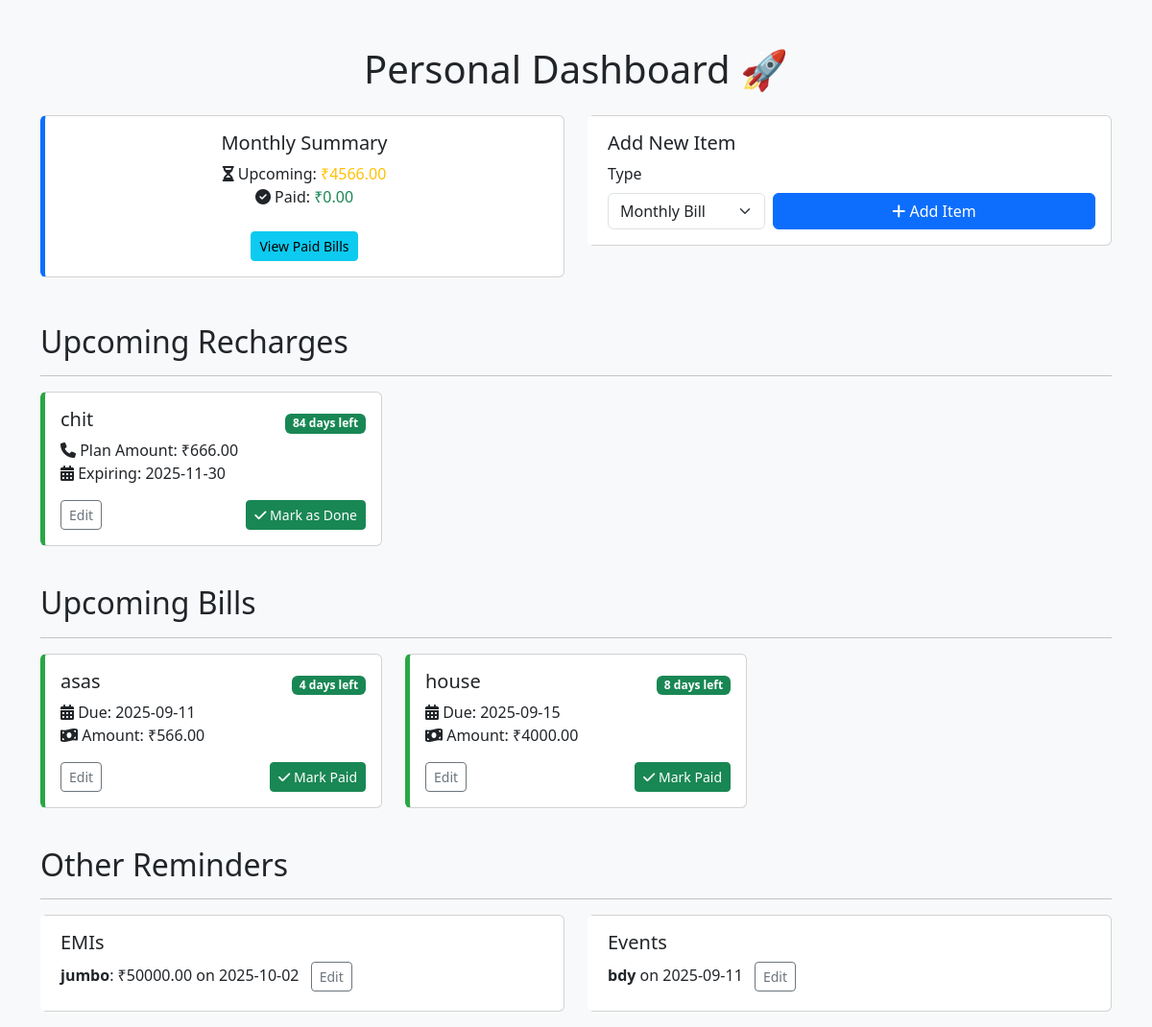
The page / on the database its author committed.
### tables this page shows
CREATE TABLE recharges (
            id INTEGER PRIMARY KEY,
            contact_name TEXT NOT NULL,
            recharge_date TEXT NOT NULL,
            valid_days INTEGER NOT NULL,
            plan_amount REAL NOT NULL
        );

CREATE TABLE custom_bills (
            id INTEGER PRIMARY KEY,
            bill_name TEXT NOT NULL,
            bill_type TEXT NOT NULL,
            due_date TEXT NOT NULL,
            amount REAL NOT NULL,
            is_paid INTEGER DEFAULT 0
        );

CREATE TABLE monthly_bills (
            id INTEGER PRIMARY KEY,
            bill_name TEXT NOT NULL,
            amount REAL NOT NULL,
            due_date TEXT NOT NULL,
            is_paid INTEGER DEFAULT 0
        );

CREATE TABLE emis (
            id INTEGER PRIMARY KEY,
            emi_name TEXT NOT NULL,
            due_date TEXT NOT NULL,
            amount REAL NOT NULL
        );

CREATE TABLE events (
            id INTEGER PRIMARY KEY,
            event_name TEXT NOT NULL,
            event_date TEXT NOT NULL,
            notes TEXT
        );

### app.py (the view)
@app.route('/')
def dashboard():
    conn = get_db_connection()
    today = datetime.date.today()
    monthly_bills = conn.execute('SELECT * FROM monthly_bills WHERE is_paid = 0 ORDER BY due_date ASC').fetchall()
    custom_bills = conn.execute('SELECT * FROM custom_bills WHERE is_paid = 0 ORDER BY due_date ASC').fetchall()
    upcoming_bills = []
    for bill in monthly_bills:
        due_date = datetime.datetime.strptime(bill['due_date'], '%Y-%m-%d').date()
        remaining_days = (due_date - today).days
        upcoming_bills.append({
            'id': bill['id'],
            'bill_name': bill['bill_name'],
            'amount': bill['amount'],
            'due_date': bill['due_date'],
            'remaining_days': remaining_days,
            'type': 'monthly'
        })
    for bill in custom_bills:
        due_date = datetime.datetime.strptime(bill['due_date'], '%Y-%m-%d').date()
        remaining_days = (due_date - today).days
        upcoming_bills.append({
            'id': bill['id'],
            'bill_name': bill['bill_name'],
            'amount': bill['amount'],
            'due_date': bill['due_date'],
            'remaining_days': remaining_days,
            'type': 'custom'
        })
    upcoming_bills.sort(key=lambda x: x['remaining_days'])
    emis = conn.execute('SELECT * FROM emis ORDER BY due_date ASC').fetchall()
    events = conn.execute('SELECT * FROM events ORDER by event_date ASC').fetchall()
    recharges = conn.execute('SELECT * FROM recharges').fetchall()
    recharges_with_days = []
    for recharge in recharges:
        recharge_date = datetime.datetime.strptime(recharge['recharge_date'], '%Y-%m-%d').date()
        expiry_date = recharge_date + datetime.timedelta(days=recharge['valid_days'])
        remaining_days = (expiry_date - today).days
        recharges_with_days.append({
            'id': recharge['id'],
            'contact_name': recharge['contact_name'],
            'plan_amount': recharge['plan_amount'],
            'recharge_date': recharge['recharge_date'],
            'valid_days': recharge['valid_days'],
            'remaining_days': remaining_days,
            'expiry_date': expiry_date
        })
    total_upcoming_amount = sum(bill['amount'] for bill in upcoming_bills if bill['remaining_days'] >= 0)
    paid_monthly_bills = conn.execute('SELECT * FROM monthly_bills WHERE is_paid = 1').fetchall()
    paid_custom_bills = conn.execute('SELECT * FROM custom_bills WHERE is_paid = 1').fetchall()
    total_paid_amount = sum(bill['amount'] for bill in paid_monthly_bills) + sum(bill['amount'] for bill in paid_custom_bills)
    conn.close()
    return render_template('dashboard.html',
                           upcoming_bills=upcoming_bills,
                           emis=emis,
                           recharges=recharges_with_days,
                           events=events,
                           total_upcoming_amount=total_upcoming_amount,
                           total_paid_amount=total_paid_amount)

### app.py (called while the page is built)
@app.before_request
def setup():
    global db_initialized
    if not db_initialized:
        init_db()
        db_initialized = True

@app.template_filter('strftime')
def format_datetime(value, format="%Y-%m-%d"):
    if isinstance(value, datetime.date):
        return value.strftime(format)
    elif isinstance(value, str):
        try:
            date_obj = datetime.datetime.strptime(value, "%Y-%m-%d").date()
            return date_obj.strftime(format)
        except ValueError:
            return value
    return value

### database.py (called while the page is built)
def get_db_connection():
    conn = sqlite3.connect('bills.db')
    conn.row_factory = sqlite3.Row
    return conn

### templates/dashboard.html (shortened to what this page needs)
<!DOCTYPE html>
<html lang="en">
<head>
    <link href="https://cdn.jsdelivr.net/npm/bootstrap@5.3.2/dist/css/bootstrap.min.css" rel="stylesheet">
    <link rel="stylesheet" href="{{ url_for('static', filename='css/style.css') }}">
    <link rel="stylesheet" href="https://cdnjs.cloudflare.com/ajax/libs/font-awesome/6.4.2/css/all.min.css">
</head>
<body>
    <div class="container mt-5">
        <h1 class="text-center mb-4">Personal Dashboard 🚀</h1>
        <div class="row">
            <div class="col-md-6 mb-4">
                <div class="card summary-card">
                    <div class="card-body text-center">
                        <h5 class="card-title">Monthly Summary</h5>
                        <p class="card-text">
                            <i class="fa-solid fa-hourglass-half"></i> Upcoming: <span class="text-warning">₹{{ '%.2f'|format(total_upcoming_amount) }}</span>
                            <br>
                            <i class="fa-solid fa-circle-check"></i> Paid: <span class="text-success">₹{{ '%.2f'|format(total_paid_amount) }}</span>
                        </p>
                        <a href="{{ url_for('paid_bills') }}" class="btn btn-sm btn-info mt-2">View Paid Bills</a>
                    </div>
                </div>
            </div>
            <div class="col-md-6 mb-4">
                <div class="card">
                    <div class="card-body">
                        <h5 class="card-title">Add New Item</h5>
                        <form id="add-form" class="row g-2">
                            <div class="col-md-4">
                                <label for="itemType" class="form-label">Type</label>
                                <select class="form-select" id="itemType" name="itemType">
                                    <option value="monthly_bill">Monthly Bill</option>
                                </select>
                            </div>
                            <div class="col-md-8 d-flex align-items-end">
                                <button type="button" class="btn btn-primary w-100" data-bs-toggle="modal" data-bs-target="#addItemModal" id="openModalBtn">
                                    <i class="fa-solid fa-plus"></i> Add Item
                                </button>
                            </div>
                        </form>
                    </div>
                </div>
            </div>
        </div>
        <h2 class="mt-4">Upcoming Recharges</h2>
        <hr>
        <div class="row">
            {% for recharge in recharges %}
                <div class="col-md-4 mb-3">
                    <div class="card {% if recharge.remaining_days < 0 %}card-overdue{% elif recharge.remaining_days <= 7 %}card-due-soon{% else %}card-upcoming{% endif %}">
                        <div class="card-body">
                            <div class="d-flex justify-content-between align-items-center">
                                <h5 class="card-title">{{ recharge.contact_name }}</h5>
                                <span class="badge {% if recharge.remaining_days < 0 %}bg-danger{% elif recharge.remaining_days <= 7 %}bg-warning{% else %}bg-success{% endif %}">
                                    {% if recharge.remaining_days < 0 %}
                                        Expired
                                    {% else %}
                                        {{ recharge.remaining_days }} days left
                                    {% endif %}
                                </span>
                            </div>
                            <p class="card-text">
                                <i class="fa-solid fa-phone"></i> Plan Amount: ₹{{ '%.2f'|format(recharge.plan_amount) }}<br>
                                <i class="fa-solid fa-calendar-alt"></i> Expiring: {{ recharge.expiry_date|strftime('%Y-%m-%d') }}
                            </p>
                            <div class="d-flex justify-content-between mt-2">
                                <button class="btn btn-sm btn-outline-secondary" data-bs-toggle="modal" data-bs-target="#editModal" data-id="{{ recharge.id }}" data-type="recharge">Edit</button>
                                <form action="{{ url_for('mark_paid', type='recharge', id=recharge.id) }}" method="post">
                                    <button type="submit" class="btn btn-success btn-sm"><i class="fa-solid fa-check"></i> Mark as Done</button>
                                </form>
                            </div>
                        </div>
                    </div>
                </div>
            {% else %}
                <p>No upcoming recharges found.</p>
            {% endfor %}
        </div>
        <h2 class="mt-4">Upcoming Bills</h2>
        <hr>
        <div class="row">
            {% for bill in upcoming_bills %}
                <div class="col-md-4 mb-3">
                    <div class="card {% if bill.remaining_days < 0 %}card-overdue{% elif bill.remaining_days <= 3 %}card-due-soon{% else %}card-upcoming{% endif %}">
                        <div class="card-body">
                            <div class="d-flex justify-content-between align-items-center">
                                <h5 class="card-title">{{ bill.bill_name }}</h5>
                                <span class="badge {% if bill.remaining_days < 0 %}bg-danger{% elif bill.remaining_days <= 3 %}bg-warning{% else %}bg-success{% endif %}">
                                    {% if bill.remaining_days < 0 %}
                                        Overdue
                                    {% else %}
                                        {{ bill.remaining_days }} days left
                                    {% endif %}
                                </span>
                            </div>
                            <p class="card-text">
                                <i class="fa-solid fa-calendar-alt"></i> Due: {{ bill.due_date }}<br>
                                <i class="fa-solid fa-money-bill-wave"></i> Amount: ₹{{ '%.2f'|format(bill.amount) }}
                            </p>
                            <div class="d-flex justify-content-between mt-2">
                                <button class="btn btn-sm btn-outline-secondary" data-bs-toggle="modal" data-bs-target="#editModal" data-id="{{ bill.id }}" data-type="{{ bill.type }}">Edit</button>
                                <form action="{{ url_for('mark_paid', type=bill.type, id=bill.id) }}" method="post">
                                    <button type="submit" class="btn btn-success btn-sm"><i class="fa-solid fa-check"></i> Mark Paid</button>
                                </form>
                            </div>
                        </div>
                    </div>
                </div>
            {% else %}
                <p>No upcoming bills found. Everything is paid!</p>
            {% endfor %}
        </div>
        <h2 class="mt-4">Other Reminders</h2>
        <hr>
        <div class="row">
            <div class="col-md-6 mb-3">
                <div class="card">
                    <div class="card-body">
                        <h5 class="card-title">EMIs</h5>
                        {% for emi in emis %}
                            <p class="mb-1">
                                <strong>{{ emi.emi_name }}</strong>: ₹{{ '%.2f'|format(emi.amount) }} on {{ emi.due_date }}
                                <button class="btn btn-sm btn-outline-secondary ms-2" data-bs-toggle="modal" data-bs-target="#editModal" data-id="{{ emi.id }}" data-type="emi">Edit</button>
                            </p>
                        {% else %}
                            <p>No EMIs to display.</p>
                        {% endfor %}
                    </div>
                </div>
            </div>
            <div class="col-md-6 mb-3">
                <div class="card">
                    <div class="card-body">
                        <h5 class="card-title">Events</h5>
                        {% for event in events %}
                            <p class="mb-1">
                                <strong>{{ event.event_name }}</strong> on {{ event.event_date }}
                                <button class="btn btn-sm btn-outline-secondary ms-2" data-bs-toggle="modal" data-bs-target="#editModal" data-id="{{ event.id }}" data-type="event">Edit</button>
                            </p>
                        {% else %}
                            <p>No events to display.</p>
                        {% endfor %}
                    </div>
                </div>
            </div>
        </div>
    </div>
</body>
</html>

### static/css/style.css (style rules this page uses)
body { background-color: #f8f9fa; }
.card { border-left: 5px solid transparent; transition: transform 0.2s, box-shadow 0.2s; }
.card-upcoming { border-left-color: #28a745; }
.summary-card { border-left: 5px solid #0d6efd; }

### rows shown on the page
recharges: contact_name "chit", remaining_days "84", plan_amount "666.00", expiry_date|strftime "2025-11-30"
custom_bills: bill_name "asas", remaining_days "4", due_date "2025-09-11", amount "566.00"
monthly_bills: bill_name "house", remaining_days "8", due_date "2025-09-15", amount "4000.00"
emis: emi_name "jumbo", amount "50000.00", due_date "2025-10-02"
events: event_name "bdy", event_date "2025-09-11"

### other values the page prints
{{ '%.2f'|format(total_upcoming_amount) }} "4566.00"
{{ '%.2f'|format(total_paid_amount) }} "0.00"
